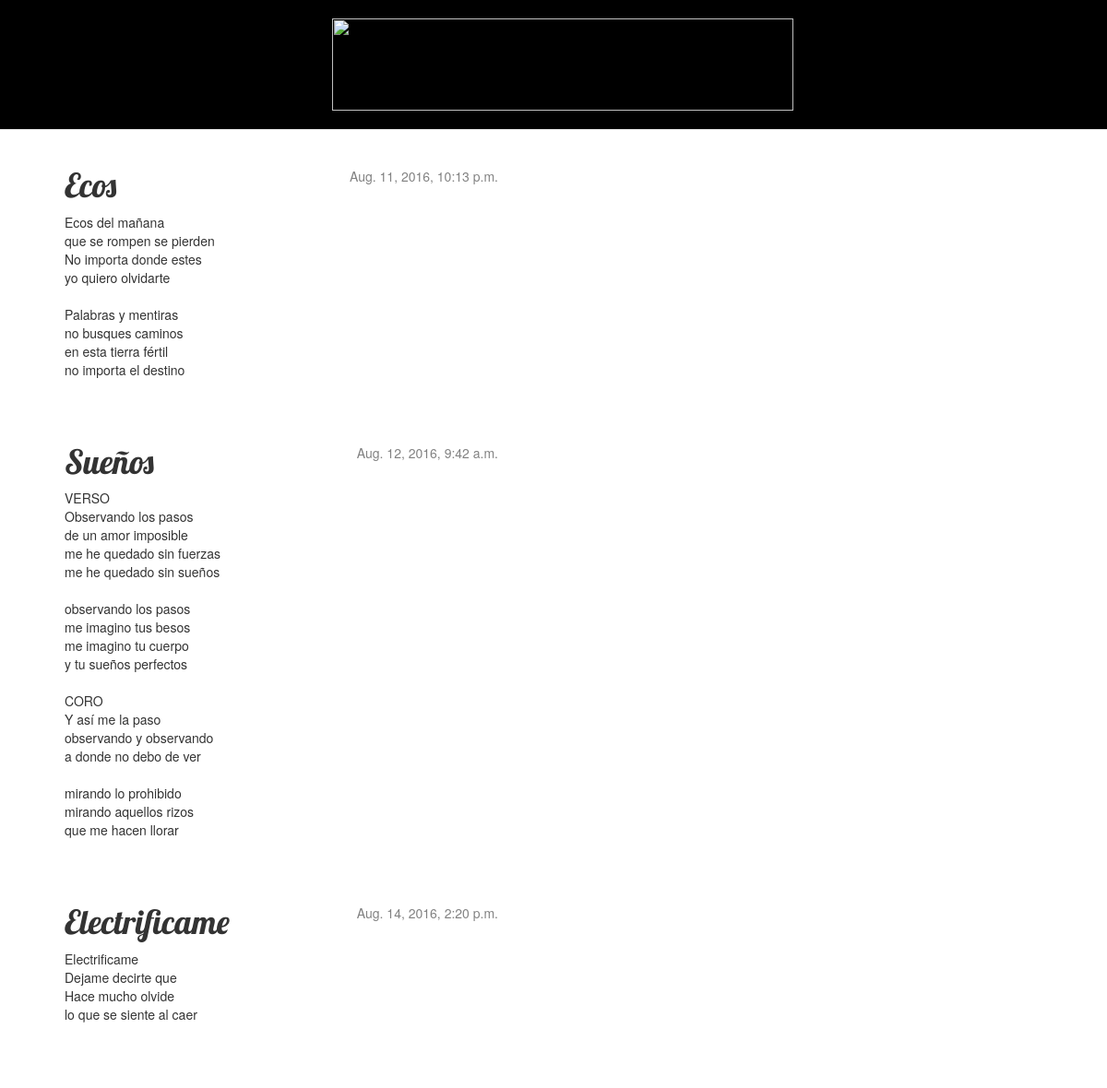
The page / on the database its author committed.
### blog/models.py (models this page shows, shortened)
class Post(models.Model):
	autor = models.ForeignKey('auth.User')
	titulo = models.CharField(max_length=200)
	contenido = models.TextField()
	fecha_creado = models.DateTimeField(default=timezone.now)
	fecha_publicado = models.DateTimeField(blank=True, null=True)

### blog/views.py (the view)
# urls.py: url(r'^$', views.post_list),
def post_list(request):
	template_name = 'blog/post_list.html'
	posts = Post.objects.filter(fecha_publicado__lte=timezone.now()).order_by('fecha_publicado')
	context = {
	'posts': posts
	}
	return render(request, template_name, context)

### blog/templates/blog/post_list.html
{% extends 'blog/base.html' %}
{% block content %}
    <div class="col-md-8">
        {% for post in posts %}
            <div class="post">
                <div class="date">
                    {{ post.fecha_publicado }}
                </div>
                <h1>{{ post.titulo }}</h1>
                <p>{{ post.contenido|linebreaksbr }}</p>
            </div>
        {% endfor %}
{% endblock content %}

### blog/templates/blog/base.html (shortened to what this page needs)
{% load staticfiles %}
<html>
    <head>
        <link rel="stylesheet" href="//maxcdn.bootstrapcdn.com/bootstrap/3.2.0/css/bootstrap.min.css">
        <link rel="stylesheet" href="//maxcdn.bootstrapcdn.com/bootstrap/3.2.0/css/bootstrap-theme.min.css">
        <link rel="stylesheet" href="{% static 'css/blog.css' %}">
    </head>
    <body>
        <div class="page-header">
        <img src="static/img/logo.jpg" width="500px" height="100px">
        </div>
        <div class="content container">
            <div class="row">
                <div class="col-md-8">
                {% block content %}
                {% endblock %}
                </div>
            </div>
        </div>
    </body>
</html>

### blog/static/css/blog.css (style rules this page uses)
.page-header { background-color: #000000; margin-top: 0; padding: 20px 20px 20px 40px; text-align: center }
.content { margin-left: 40px; }
h1, h2, h3, h4 { font-family: 'Lobster', cursive; }
.date { float: right; color: #828282; }
.post { margin-bottom: 70px; }

### rows shown on the page
Post: fecha_publicado "Aug. 11, 2016, 10:13 p.m.", titulo "Ecos", contenido "Ecos del mañana que se rompen se pierden No importa donde estes yo quiero olvidarte Palabras y mentiras no busques caminos en esta tierra fértil no importa el destino"
Post: fecha_publicado "Aug. 12, 2016, 9:42 a.m.", titulo "Sueños", contenido "VERSO Observando los pasos de un amor imposible me he quedado sin fuerzas me he quedado sin sueños observando los pasos me imagino tus besos me imagino tu cuerpo y tu sueños perfectos CORO Y así me la paso observando y observando a donde no debo de ver mirando lo prohibido mirando aquellos rizos que me hacen llorar"
Post: fecha_publicado "Aug. 14, 2016, 2:20 p.m.", titulo "Electrificame", contenido "Electrificame Dejame decirte que Hace mucho olvide lo que se siente al caer"
